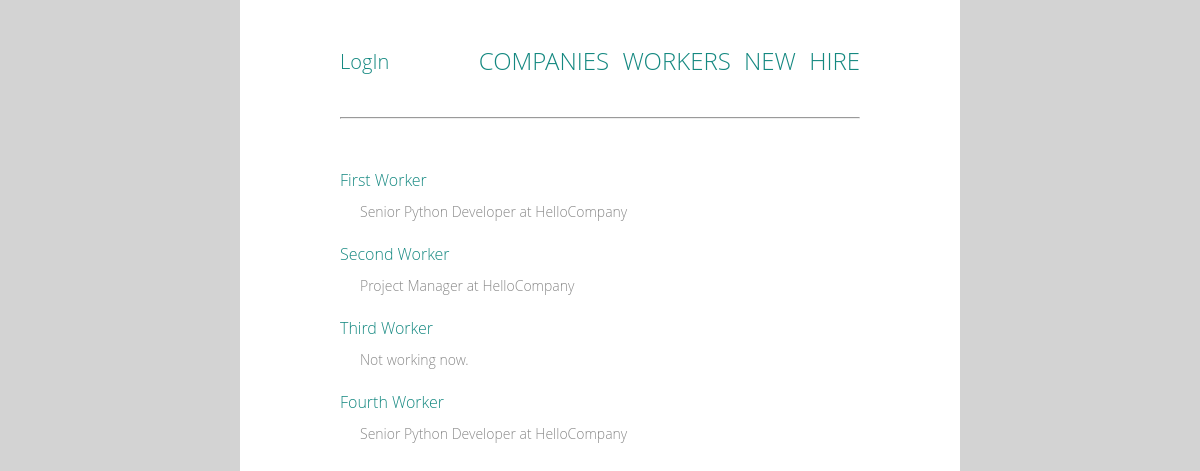
Page /workers/ on the committed database.
### work/models.py (models this page shows, shortened)
class Worker(models.Model):
    first_name = models.CharField(max_length=20)
    last_name = models.CharField(max_length=20)

class WorkPlace(models.Model):
    NEW = 0
    APPROVED = 1
    CANCELLED = 2
    FINISHED = 3
    STATUS_CHOICES = (
        (NEW, 'New'),
        (APPROVED, 'Approved'),
        (CANCELLED, 'Cancelled'),
        (FINISHED, 'Finished'),
    )
    status = models.IntegerField(choices=STATUS_CHOICES, default=NEW)
    work = models.ForeignKey(
        Work, related_name='workplaces', on_delete=models.CASCADE)
    worker = models.ForeignKey(
        Worker, related_name='workplaces', on_delete=models.CASCADE)
    class Meta:
        unique_together = ['work', 'worker']
        ordering = ['status']
        permissions = (
            ('can_hire', 'Can hire workers'),
        )

class Work(models.Model):
    company = models.ForeignKey(
        Company, related_name='works', on_delete=models.CASCADE)
    name = models.CharField(max_length=50)
    created_date = models.DateTimeField(default=timezone.now)
    class Meta:
        unique_together = ['company', 'name']
        permissions = (
            ('can_create_work', 'Can create new work'),
        )

class Company(models.Model):
    name = models.CharField(max_length=50)

### work/views.py (the view)
class WorkerList(ListView):
    model = Worker
    template_name = 'work/worker_list.html'
    context_object_name = 'workers'
    def get_context_data(self, **kwargs):
        context = super().get_context_data(**kwargs)
        context['no_approved_wp'] = Worker.objects.exclude(
                                                workplaces__status=1)
        return context

### work/templates/work/worker_list.html
{% extends 'work/base.html' %}
{% block content %}
    {% if workers %}
        <ul>
        {% for worker in workers %}
            <div class='work'>
                <li>
                    <a href="{% url 'work:worker_detail' worker.id %}">{{ worker.first_name }} {{ worker.last_name }}</a>
                    {% if worker in no_approved_wp %}
                        <p class='position'>Not working now.</p>
                    {% endif %}
                    {% for wp in worker.workplaces.all %}
                        {% if wp.status == 1 %}
                            <p class='position'>{{ wp.work.name }} at {{ wp.work.company.name }}</p>
                        {% endif %}
                    {% endfor %}
                </li>
            </div>
        {% endfor %}
        </ul>
    {% else %}
        <p>No workers.</p>
    {% endif %}
{% endblock %}

### work/static/work/style.css (style rules this page uses)
html, body, div, span, applet, object, iframe, h1, h2, h3, h4, h5, h6, p, blockquote, pre, a, abbr, acronym, address, big, cite, code, del, dfn, em, img, ins, kbd, q, s, samp, small, strike, strong, sub, sup, tt, var, b, u, i, center, dl, dt, dd, ol, ul, li, fieldset, form, label, legend, table, caption, tbody, tfoot, thead, tr, th, td, article, aside, canvas, details, embed, figure, figcaption, footer, header, hgroup, menu, nav, output, ruby, section, summary, time, mark, audio, video { margin: 0; padding: 0; border: 0; font-size: 100%; font: inherit; vertical-align: baseline; }
body { line-height: 1; }
ol, ul { list-style: none; }
body { font: 300 16px/22px "Open Sans", "Helvetica Neue", Helvetica, Arial, sans-serif; }
a { text-decoration: none; color: #148880; }
.work, .adding_form { color: #666; }
.position { color: #888; font-size: 14px; }
body { background-color: #d3d3d3; }
html, body { height: 100%; }
.work { margin-top: 20px; }
.position { margin-left: 20px; margin-top: 10px; }

### rows in the picture
Worker: first_name "First", last_name "Worker"
WorkPlace: work.name "Senior Python Developer", work.company.name "HelloCompany"
Worker: first_name "Second", last_name "Worker"
WorkPlace: work.name "Project Manager", work.company.name "HelloCompany"
Worker: first_name "Third", last_name "Worker", shows "Not working now."
Worker: first_name "Fourth", last_name "Worker"
WorkPlace: work.name "Senior Python Developer", work.company.name "HelloCompany"
